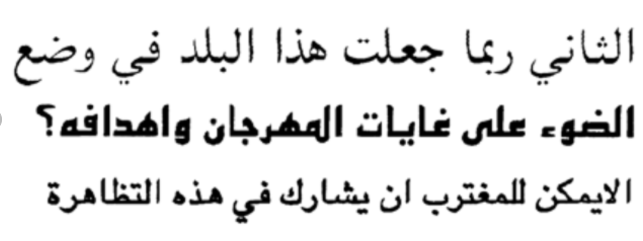
#> input picture OCR/Project/ArabicImages/1.PNG, 643 x 241 px, found by its file name; its folder holds only this picture in this run
$ python main.py
#> lines starting #> are read from the running program, lines starting #| are printed output that depends on the picture; after the words box and inside, x2 and y2 are one past the last pixel; in counts of white or black regions, pixels touching at a corner belong together
### OCR/Project/helper_functions.py
from csv import writer, DictWriter
from PIL import ImageFont, Image, ImageDraw
from preprocessing_funcs import *
import os
import cv2
from tqdm import tqdm
import pytesseract
import warnings
warnings.filterwarnings("ignore")

# Specifying the directory of installed Tesseract on MyPC
pytesseract.pytesseract.tesseract_cmd = 'C:\\Program Files\\Tesseract-OCR\\tesseract.exe'

# Storing files Path
textFiles_path = 'C:\\Users\\Lenovo\\PycharmProjects\\TesseractOCR\\Results'


def read_images(path):
    '''
    INPUT: Images path
    OUTPUT: List of Images
    OBJECTIVE: Reading Images from a given path
    '''
    images = []
    for img in os.listdir(path):
        read_img = cv2.imread(os.path.join(path, img))
#> read_img is the input picture: shape (241, 643, 3); min 0, max 255, mean 228.9
        resized_img = cv2.resize(read_img, None, fx=0.5, fy=0.5)
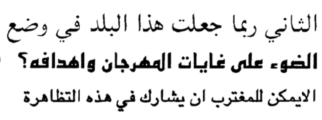
#> resized_img: shape (120, 322, 3); min 0, max 255, mean 228.9
        # Preprocessing
        gray = get_grayscale(resized_img)
        adaptivethresh = adaptive_threshold(gray)
        # [4 lines of commented-out code are left out]
        images.append(adaptivethresh)

    return images


# [57 lines left out: functions store_results_textfile, store_results_csv, detecting_characters, not called in this run]
        # cv2.imshow('result', img)
        # cv2.waitKey(0)


def detecting_words(images):
    '''
    INPUT: List of images
    OUTPUT: Storing image data in CSV/TXT file format
    OBJECTIVE: Detecting the words in the images
    '''
    print("Working on images ...")
    for img in tqdm(images):
        height_img, width_img, = img.shape
        # Reading the image in arabic
        boxes = pytesseract.image_to_data(img, lang='ara')
        for x, b in enumerate(boxes.splitlines()):
            if x != 0:
                b = b.split()
                # print(b)
                if len(b) == 12:
                    x, y, w, h = int(b[6]), int(b[7]), int(b[8]), int(b[9])
                    # Storing data in text files for each image
                    if b[0] != '-1':
                        store_results_csv(b[11], str(x), str(y), str(w), str(h))
                        store_results_textfile(b[11], str(x), str(y), str(w), str(h))
                    cv2.rectangle(img, (x, y), (width_img + x, height_img + h), (0, 0, 255), 2)
                    cv2.putText(img, b[11], (x, y), cv2.FONT_HERSHEY_COMPLEX, 1, (50, 50, 255), 2)
        # cv2.imshow('result', img)
        # cv2.waitKey(0)

### OCR/Project/preprocessing_funcs.py
import cv2
import numpy as np


# get grayscale image
def get_grayscale(image):
    return cv2.cvtColor(image, cv2.COLOR_BGR2GRAY)


# noise removal
def remove_noise(image):
    return cv2.medianBlur(image, 5)


# thresholding
def thresholding(image):
    return cv2.threshold(image, 0, 255, cv2.THRESH_BINARY + cv2.THRESH_OTSU)[1]


# Adaptive Threshold
def adaptive_threshold(image):
    return cv2.adaptiveThreshold(image, 255, cv2.ADAPTIVE_THRESH_GAUSSIAN_C, cv2.THRESH_BINARY, 85, 11)
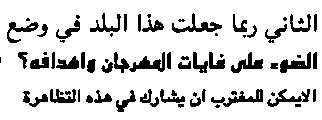
#> returned value: shape (120, 322); 84.7% white; 67 black regions (20 under 20 px), largest, box (x1, y1, x2, y2) and area: (211, 89, 263, 107) 305, (129, 52, 165, 72) 302, (172, 13, 222, 33) 301


# dilation
def dilate(image):
    kernel = np.ones((5, 5), np.uint8)
    return cv2.dilate(image, kernel, iterations=1)


# erosion
def erode(image):
    kernel = np.ones((5, 5), np.uint8)
    return cv2.erode(image, kernel, iterations=1)


# opening - erosion followed by dilation
def opening(image):
    kernel = np.ones((5, 5), np.uint8)
    return cv2.morphologyEx(image, cv2.MORPH_OPEN, kernel)


# canny edge detection
def canny(image):
    return cv2.Canny(image, 100, 200)


# skew correction
# [12 lines left out: function deskew, not called in this run]

### OCR/Project/main.py
import time
from helper_functions import *

# Paths
eng_image_path = 'C:\\Users\\Lenovo\\PycharmProjects\\TesseractOCR\\EnglishImages'
arab_image_path = 'C:\\Users\\Lenovo\\PycharmProjects\\TesseractOCR\\ArabicImages'


def main():
    # Calculating the total execution time
    start_time = time.time()

    # Reading Images
    images = read_images(arab_image_path)
#> images = 1 item

    # detecting_characters(images)

    # Detecting Words in Images
    detecting_words(images)
#> the loop in detecting_words, `for img in tqdm(images):` made 1 pass
#> (height_img, width_img) on pass 1: (120, 322)
#> (the call stopped at in detecting_words, `boxes = pytesseract.image_to_data(img, lang='ara')`: pytesseract is not available in this run)

    # Calculate Execution time for the program.
    print("Total Execution time = {}.".format(round(time.time()-start_time)))
    print("DONE !!")


if __name__ == '__main__':
    main()

$ run again, on OCR/Project/ArabicImages/2.PNG
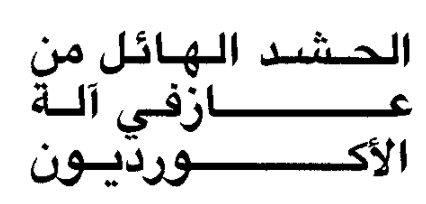
#> input picture OCR/Project/ArabicImages/2.PNG, 426 x 204 px, found by its file name
#> in read_images, read_img is the input picture: shape (204, 426, 3); min 0, max 255, mean 220.9
#> in read_images, `resized_img = cv2.resize(read_img, None, fx=0.5, fy=0.5)`:
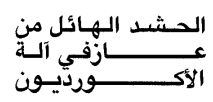
#> resized_img: shape (102, 213, 3); min 0, max 255, mean 221
#> in adaptive_threshold, `return cv2.adaptiveThreshold(image, 255, cv2.ADAPTIVE_THRESH_GAUSSIAN_..`:
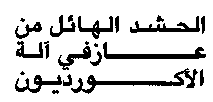
#> returned value: shape (102, 213); 83.6% white; 22 black regions (4 under 20 px), largest, box (x1, y1, x2, y2) and area: (71, 68, 198, 94) 732, (103, 42, 206, 59) 581, (130, 16, 200, 33) 401
#> images = 1 item
#> the loop in detecting_words, `for img in tqdm(images):` made 1 pass
#> (height_img, width_img) on pass 1: (102, 213)

$ run again, on OCR/Project/ArabicImages/3.PNG
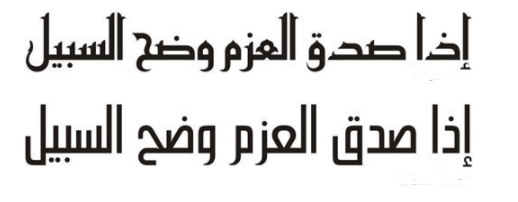
#> input picture OCR/Project/ArabicImages/3.PNG, 518 x 202 px, found by its file name
#> in read_images, read_img is the input picture: shape (202, 518, 3); mean B, G, R 224.9, 225.4, 226
#> in read_images, `resized_img = cv2.resize(read_img, None, fx=0.5, fy=0.5)`:
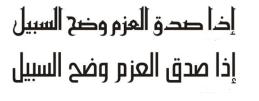
#> resized_img: shape (101, 259, 3); mean B, G, R 225, 225.4, 226.1
#> in adaptive_threshold, `return cv2.adaptiveThreshold(image, 255, cv2.ADAPTIVE_THRESH_GAUSSIAN_..`:
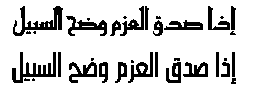
#> returned value: shape (101, 259); 84.3% white; 35 black regions (13 under 20 px), largest, box (x1, y1, x2, y2) and area: (13, 6, 63, 36) 511, (12, 52, 56, 83) 481, (66, 16, 107, 36) 339
#> images = 1 item
#> the loop in detecting_words, `for img in tqdm(images):` made 1 pass
#> (height_img, width_img) on pass 1: (101, 259)

$ run again, on OCR/Project/ArabicImages/4.webp
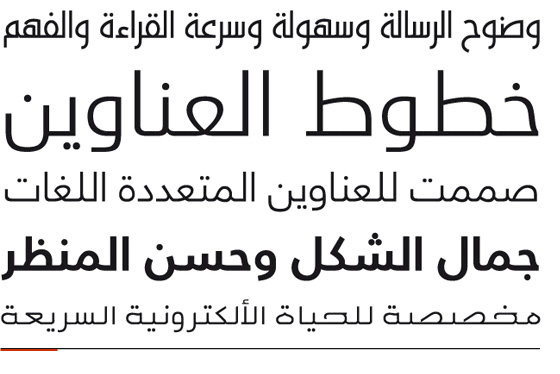
#> input picture OCR/Project/ArabicImages/4.webp, 560 x 374 px, found by its file name
#> in read_images, read_img is the input picture: shape (374, 560, 3); mean B, G, R 226.8, 226.3, 226.6
#> in read_images, `resized_img = cv2.resize(read_img, None, fx=0.5, fy=0.5)`:
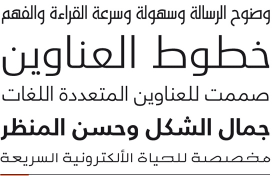
#> resized_img: shape (187, 280, 3); mean B, G, R 226.8, 226.4, 226.6
#> in adaptive_threshold, `return cv2.adaptiveThreshold(image, 255, cv2.ADAPTIVE_THRESH_GAUSSIAN_..`:
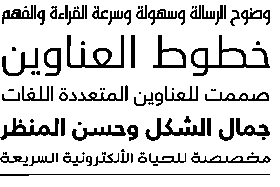
#> returned value: shape (187, 280); 83.6% white; 96 black regions (39 under 20 px), largest, box (x1, y1, x2, y2) and area: (191, 35, 270, 76) 697, (67, 35, 124, 68) 571, (145, 118, 205, 141) 473
#> images = 1 item
#> the loop in detecting_words, `for img in tqdm(images):` made 1 pass
#> (height_img, width_img) on pass 1: (187, 280)
